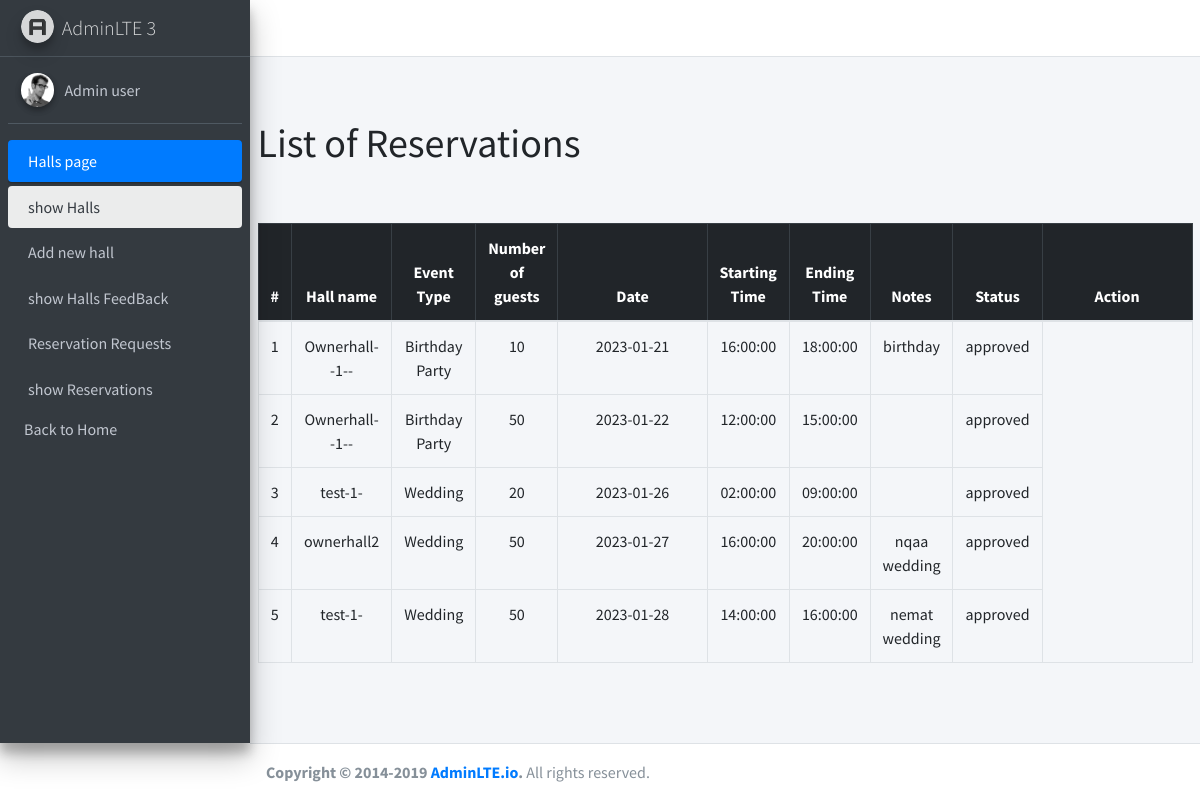
/admin/ShowReservations.php (signed in), run on an earlier commit of the app's database.
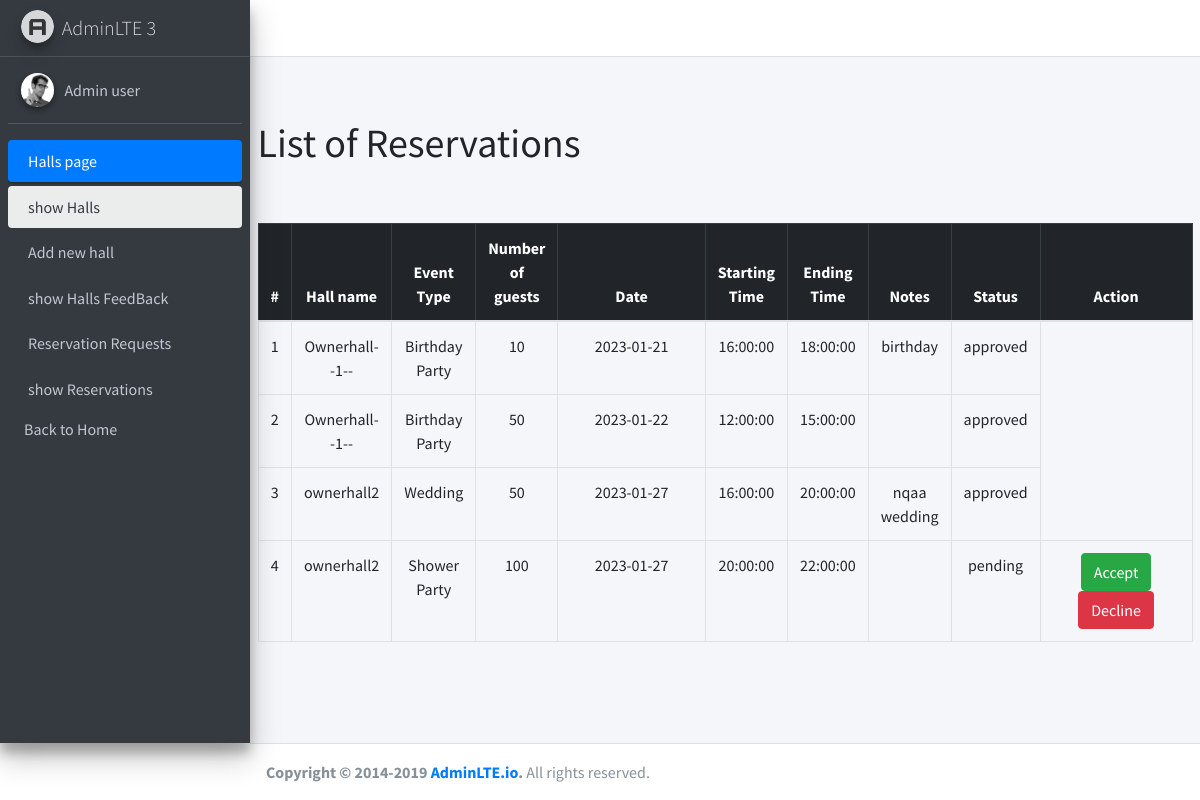
And on a later commit of the database.
### tables this page shows
CREATE TABLE `reservations` (
  `id` int(11) NOT NULL,
  `event_type` varchar(255) NOT NULL,
  `number_guests` int(11) NOT NULL,
  `date` date NOT NULL,
  `start_time` time NOT NULL,
  `end_time` time NOT NULL,
  `notes` varchar(1000) NOT NULL,
  `hall_id` int(11) NOT NULL,
  `user_id` int(11) NOT NULL,
  `status` enum('pending','approved','canceled') NOT NULL DEFAULT 'pending'
);

CREATE TABLE `subhalls` (
  `id` int(11) NOT NULL,
  `name` varchar(200) NOT NULL,
  `type` int(11) NOT NULL,
  `number_of_guests` int(11) NOT NULL,
  `price` float NOT NULL,
  `hall_describtion` varchar(500) NOT NULL,
  `services` varchar(500) NOT NULL,
  `image_view` varchar(300) NOT NULL,
  `hall_id` int(11) NOT NULL,
  `num_of_reservation` int(11) NOT NULL DEFAULT '0'
);

### admin/handlers/get-reservation.php (called while the page is built)
<?php
$sql= "SELECT s.name,r.event_type,r.number_guests,r.date,r.start_time,r.end_time,r.notes,r.status,r.user_id,r.id
FROM reservations r
JOIN subhalls s ON r.hall_id = s.id
JOIN halls h ON s.hall_id = h.id
WHERE h.user_id = '$id' ";
$sqlResult=mysqli_query($conn,$sql);
$reservationData=mysqli_fetch_all($sqlResult);
?>

### admin/ShowReservations.php (the view, shortened to what this page needs)
<?php ob_start();
$id= $_SESSION['userId'];
require("handlers/db.php");
require("handlers/get-reservation.php");
$sql= "SELECT s.name,r.event_type,r.number_guests,r.date,r.start_time,r.end_time,r.notes,r.status,r.user_id,r.id
FROM reservations r
JOIN subhalls s ON r.hall_id = s.id
JOIN halls h ON s.hall_id = h.id
WHERE h.user_id = '$id' ";
$query=mysqli_query($conn,$sql);
if(mysqli_num_rows($query)>0){
$reservation=mysqli_fetch_all($query,MYSQLI_ASSOC);
$flag=false;
}
require("inc/header.php");
?>
<main role="main" class="flex-shrink-0 ">
        <div class="container">
        <br>
            <h1>List of Reservations</h1>
            <br>
        <br>
            <table class="table table-bordered text-center justify-content-start">
                <thead  class="table-dark">
                    <tr>
                    <th scope="col">#</th>
                    <th scope="col">Hall name</th>
                    <th scope="col">Event Type</th>
                    <th scope="col">Number of guests</th>
                    <th scope="col"style="width:17%">Date</th>
                    <th scope="col">Starting Time</th>
                    <th scope="col">Ending Time</th>
                    <th scope="col">Notes</th>
                    <th scope="col">Status</th>
                    <th scope="col"style="width:17%">Action</th>
                    </tr>
                </thead>
                <tbody>
<?php
if(isset($reservation)){
foreach($reservationData as $index=>$reservation){?>
    <tr>
    <td><?=$index+1;?></td>
    <td><?=$reservation[0];?></td>
    <td><?php if($reservation[1]=='2'){
      echo "Wedding";}
      else if($reservation[1]=='3'){
        echo "Birthday Party";}
        else if($reservation[1]=='4'){
          echo "Consolation";}
          else if($reservation[1]=='5'){
            echo "Shower Party";}
            else if($reservation[1]=='6'){
              echo "Graduation party";}
              else if($reservation[1]=='7'){
                echo "Welcome party";}
                else if($reservation[1]=='8'){
                  echo "Gender reveal party";}
                  else if($reservation[1]=='9'){
                    echo "Meeting";}
                    else if($reservation[1]=='10'){
                      echo "Honoring Ceremony";}?></td>
    <td><?=$reservation[2];?></td>
    <td><?=$reservation[3];?></td>
    <td><?=$reservation[4];?></td>
    <td><?=$reservation[5];?></td>
    <td><?=$reservation[6];?></td>
    <td><?=$reservation[7];?></td>
    <?php if($reservation[7]== 'pending'){?>
      <?php $flag=true; } ?>
    <form action="ShowReservations.php" method='post'>
    <?php if($flag==true){?>
    <td><input  type='submit' name='approve' value='Accept' class="btn btn-success">
    <input type='submit' name='decline' value='Decline' class="btn btn-danger"></td>
<?php } ?>
  </form>
    </tr>
<?php }
}
else{?>
  <tr>
    <td colspan="6" class="text-center">No Reservation Added</td>
  </tr>
  <?php
} ?>
        </tbody>
    </table>
        </div>
    </main>
  <?php
require("inc/footer.php");
?>

What changed in the data, as far as the page shows it:
no longer on this page (row unchanged): reservations: subhalls.name "test-1-", event_type "Wedding", number_guests "20", date "2023-01-26", start_time "02:00:00", end_time "09:00:00", status "approved"
no longer on this page (row unchanged): reservations: subhalls.name "test-1-", event_type "Wedding", number_guests "50", date "2023-01-28", start_time "14:00:00", end_time "16:00:00", notes "nemat wedding", status "approved"
added reservations: subhalls.name "ownerhall2", event_type "Shower Party", number_guests "100", date "2023-01-27", start_time "20:00:00", end_time "22:00:00", status "pending"
